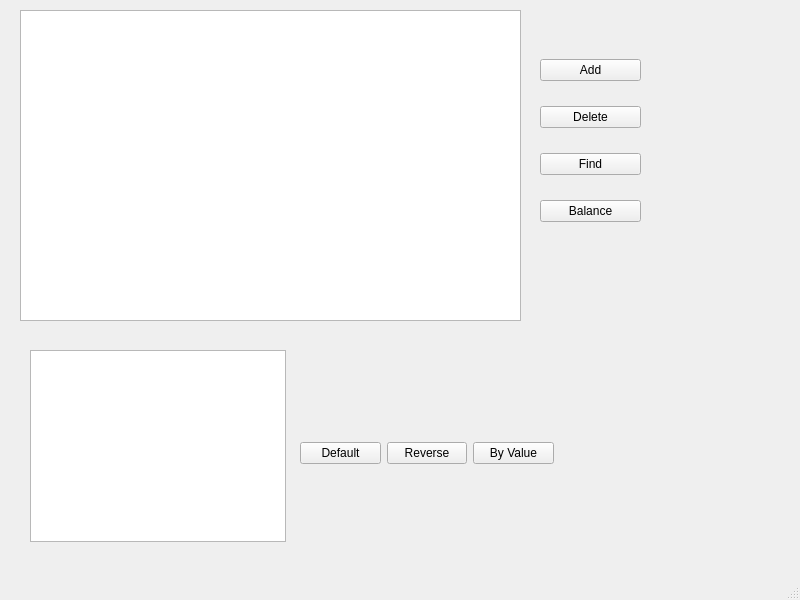
<?xml version="1.0" encoding="UTF-8"?>
<ui version="4.0">
 <class>MainWindow</class>
 <widget class="QMainWindow" name="MainWindow">
  <property name="geometry">
   <rect>
    <x>0</x>
    <y>0</y>
    <width>800</width>
    <height>600</height>
   </rect>
  </property>
  <property name="windowTitle">
   <string>MainWindow</string>
  </property>
  <widget class="QWidget" name="centralwidget">
   <widget class="QWidget" name="layoutWidget_2">
    <property name="geometry">
     <rect>
      <x>540</x>
      <y>40</y>
      <width>101</width>
      <height>201</height>
     </rect>
    </property>
    <layout class="QVBoxLayout" name="verticalLayout">
     <item>
      <widget class="QPushButton" name="pushButton_add">
       <property name="text">
        <string>Add</string>
       </property>
      </widget>
     </item>
     <item>
      <widget class="QPushButton" name="pushButton_delete">
       <property name="text">
        <string>Delete</string>
       </property>
      </widget>
     </item>
     <item>
      <widget class="QPushButton" name="pushButton_find">
       <property name="text">
        <string>Find</string>
       </property>
      </widget>
     </item>
     <item>
      <widget class="QPushButton" name="pushButton_balance">
       <property name="text">
        <string>Balance</string>
       </property>
      </widget>
     </item>
    </layout>
   </widget>
   <widget class="QTextBrowser" name="textBrowser">
    <property name="geometry">
     <rect>
      <x>30</x>
      <y>350</y>
      <width>256</width>
      <height>192</height>
     </rect>
    </property>
   </widget>
   <widget class="QTreeView" name="treeView">
    <property name="geometry">
     <rect>
      <x>20</x>
      <y>10</y>
      <width>501</width>
      <height>311</height>
     </rect>
    </property>
   </widget>
   <widget class="QWidget" name="layoutWidget">
    <property name="geometry">
     <rect>
      <x>300</x>
      <y>440</y>
      <width>254</width>
      <height>27</height>
     </rect>
    </property>
    <layout class="QHBoxLayout" name="horizontalLayout">
     <item>
      <widget class="QPushButton" name="pushButton_order">
       <property name="text">
        <string>Default</string>
       </property>
      </widget>
     </item>
     <item>
      <widget class="QPushButton" name="pushButton_reverse">
       <property name="text">
        <string>Reverse</string>
       </property>
      </widget>
     </item>
     <item>
      <widget class="QPushButton" name="pushButton_byValue">
       <property name="text">
        <string>By Value</string>
       </property>
      </widget>
     </item>
    </layout>
   </widget>
  </widget>
  <widget class="QMenuBar" name="menubar">
   <property name="geometry">
    <rect>
     <x>0</x>
     <y>0</y>
     <width>800</width>
     <height>22</height>
    </rect>
   </property>
  </widget>
  <widget class="QStatusBar" name="statusbar"/>
 </widget>
 <resources/>
 <connections/>
</ui>
